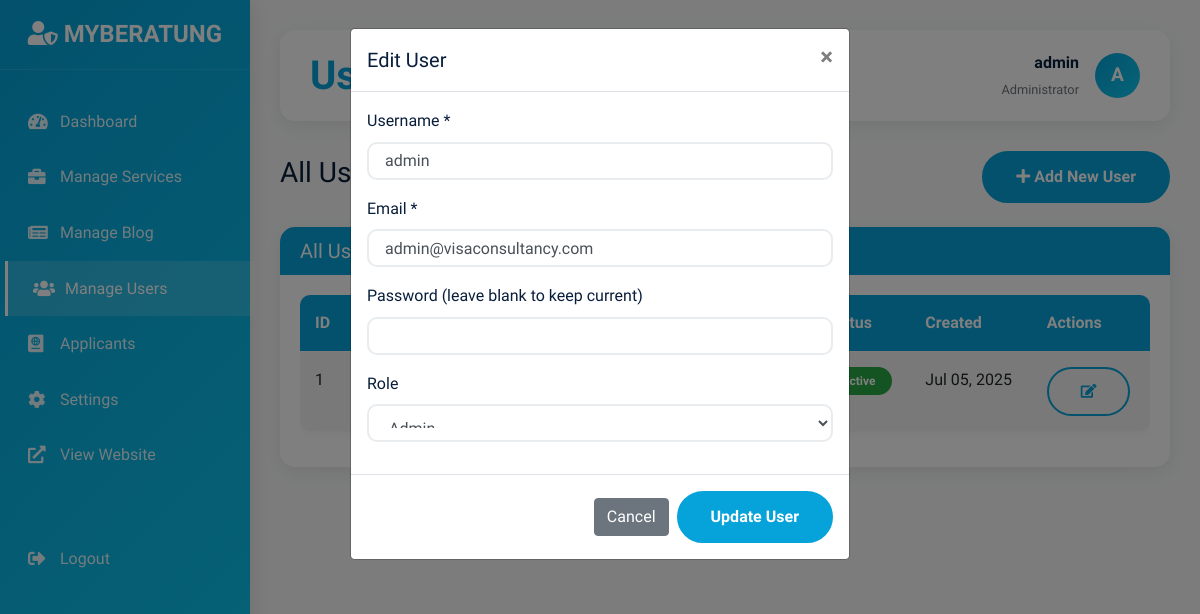
The page /admin/user-management.php?edit=1 (signed in) on the database its author committed.
### tables this page shows
CREATE TABLE IF NOT EXISTS users (
    id INT PRIMARY KEY AUTO_INCREMENT,
    username VARCHAR(50) UNIQUE NOT NULL,
    email VARCHAR(100) UNIQUE NOT NULL,
    password VARCHAR(255) NOT NULL,
    role ENUM('admin', 'client') NOT NULL DEFAULT 'client',
    first_name VARCHAR(50),
    last_name VARCHAR(50),
    phone VARCHAR(20),
    session_token VARCHAR(64) NULL,
    is_active BOOLEAN DEFAULT TRUE,
    created_at TIMESTAMP DEFAULT CURRENT_TIMESTAMP,
    updated_at TIMESTAMP DEFAULT CURRENT_TIMESTAMP ON UPDATE CURRENT_TIMESTAMP,
    INDEX idx_session_token (session_token),
    INDEX idx_email (email)
);

### includes/db.php (called while the page is built, shortened)
<?php
class Database {
    private $connection;
    private static $instance = null;
    private function __construct() {
        try {
            $this->connection = new PDO(
                "mysql:host=" . DB_HOST . ";dbname=" . DB_NAME,
                DB_USER,
                DB_PASS,
                array(PDO::ATTR_ERRMODE => PDO::ERRMODE_EXCEPTION)
            );
        } catch(PDOException $e) {
            die("Connection failed: " . $e->getMessage());
        }
    }
    public static function getInstance() {
        if (self::$instance === null) {
            self::$instance = new self();
        }
        return self::$instance;
    }
    public function query($sql, $params = []) {
        try {
            $stmt = $this->connection->prepare($sql);
            $stmt->execute($params);
            return $stmt;
        } catch(PDOException $e) {
            die("Query failed: " . $e->getMessage());
        }
    }
    public function fetch($sql, $params = []) {
        return $this->query($sql, $params)->fetch(PDO::FETCH_ASSOC);
    }
    public function fetchAll($sql, $params = []) {
        return $this->query($sql, $params)->fetchAll(PDO::FETCH_ASSOC);
    }
}

### admin/user-management.php (the view, shortened to what this page needs)
<?php
require_once '../includes/db.php';
$db = Database::getInstance();
$users = $db->fetchAll("SELECT * FROM users ORDER BY created_at DESC");
$edit_user = null;
if (isset($_GET['edit']) && !empty($_GET['edit'])) {
    $edit_user = $db->fetch("SELECT * FROM users WHERE id = ?", [$_GET['edit']]);
}
?>
<!DOCTYPE html>
<html lang="en">
<head>
    <link href="https://cdn.jsdelivr.net/npm/bootstrap@4.6.0/dist/css/bootstrap.min.css" rel="stylesheet">
    <link href="https://cdnjs.cloudflare.com/ajax/libs/font-awesome/5.15.4/css/all.min.css" rel="stylesheet">
</head>
<body>
    <div class="sidebar">
        <div class="sidebar-header">
            <h4><i class="fas fa-user-shield"></i> MYBERATUNG</h4>
        </div>
        <nav class="mt-4">
            <a href="dashboard.php" class="nav-link">
                <i class="fas fa-tachometer-alt"></i> Dashboard
            </a>
            <a href="services-management.php" class="nav-link">
                <i class="fas fa-briefcase"></i> Manage Services
            </a>
            <a href="blog-management.php" class="nav-link">
                <i class="fas fa-newspaper"></i> Manage Blog
            </a>
            <a href="user-management.php" class="nav-link active">
                <i class="fas fa-users"></i> Manage Users
            </a>
            <a href="manage-applications.php" class="nav-link">
                <i class="fas fa-passport"></i> Applicants
            </a>
            <a href="settings.php" class="nav-link">
                <i class="fas fa-cog"></i> Settings
            </a>
            <a href="../index.php" class="nav-link" target="_blank">
                <i class="fas fa-external-link-alt"></i> View Website
            </a>
            <a href="logout.php" class="nav-link mt-5">
                <i class="fas fa-sign-out-alt"></i> Logout
            </a>
        </nav>
    </div>
    <div class="main-content">
        <div class="top-header">
            <h1>User Management</h1>
            <div class="d-flex align-items-center">
                <div class="mr-3 text-right">
                    <p class="mb-0 font-weight-bold"><?php echo htmlspecialchars($_SESSION['admin_username']); ?></p>
                    <small class="text-muted">Administrator</small>
                </div>
                <div class="user-avatar">
                    <?php echo strtoupper(substr($_SESSION['admin_username'], 0, 1)); ?>
                </div>
            </div>
        </div>
        <div class="d-flex justify-content-between align-items-center mb-4">
            <h3>All Users</h3>
            <button class="btn btn-primary" data-toggle="modal" data-target="#addUserModal">
                <i class="fas fa-plus"></i> Add New User
            </button>
        </div>
        <div class="card">
            <div class="card-header">
                <h5 class="mb-0">All Users</h5>
            </div>
            <div class="card-body">
                <div class="table-responsive">
                    <table class="table table-striped">
                        <thead>
                            <tr>
                                <th>ID</th>
                                <th>Username</th>
                                <th>Email</th>
                                <th>Role</th>
                                <th>Status</th>
                                <th>Created</th>
                                <th>Actions</th>
                            </tr>
                        </thead>
                        <tbody>
                            <?php foreach ($users as $user): ?>
                            <tr>
                                <td><?php echo $user['id']; ?></td>
                                <td>
                                    <?php if ($user['id'] == $_SESSION['admin_id']): ?>
                                        <span class="badge badge-info">You</span>
                                    <?php endif; ?>
                                </td>
                                <td><?php echo htmlspecialchars($user['email']); ?></td>
                                <td>
                                    <span class="role-badge"><?php echo ucfirst($user['role']); ?></span>
                                </td>
                                <td>
                                    <?php
                                    $is_active = isset($user['is_active']) ? $user['is_active'] : true;
                                    if ($is_active): ?>
                                        <span class="badge badge-success">Active</span>
                                    <?php else: ?>
                                        <span class="badge badge-danger">Inactive</span>
                                    <?php endif; ?>
                                </td>
                                <td><?php echo date('M d, Y', strtotime($user['created_at'])); ?></td>
                                <td>
                                    <div class="btn-group" role="group">
                                        <a href="?edit=<?php echo $user['id']; ?>" class="btn btn-outline-primary btn-sm">
                                            <i class="fas fa-edit"></i>
                                        </a>
                                    </div>
                                </td>
                            </tr>
                            <?php endforeach; ?>
                        </tbody>
                    </table>
                </div>
            </div>
        </div>
    </div>
    <?php if ($edit_user): ?>
    <div class="modal fade show" id="editUserModal" tabindex="-1" style="display: block;">
        <div class="modal-dialog">
            <div class="modal-content">
                <div class="modal-header">
                    <h5 class="modal-title">Edit User</h5>
                    <a href="user-management.php" class="close">
                        <span>&times;</span>
                    </a>
                </div>
                <form method="POST">
                    <div class="modal-body">
                        <div class="form-group">
                            <label for="edit_username">Username *</label>
                            <input type="text" class="form-control" id="edit_username" name="username" value="<?php echo htmlspecialchars($edit_user['username']); ?>" required>
                        </div>
                        <div class="form-group">
                            <label for="edit_email">Email *</label>
                            <input type="email" class="form-control" id="edit_email" name="email" value="<?php echo htmlspecialchars($edit_user['email']); ?>" required>
                        </div>
                        <div class="form-group">
                            <label for="edit_password">Password (leave blank to keep current)</label>
                            <input type="password" class="form-control" id="edit_password" name="password">
                        </div>
                        <div class="form-group">
                            <label for="edit_role">Role</label>
                            <select class="form-control" id="edit_role" name="role">
                                <option value="admin" <?php echo $edit_user['role'] === 'admin' ? 'selected' : ''; ?>>Admin</option>
                            </select>
                        </div>
                    </div>
                    <div class="modal-footer">
                        <a href="user-management.php" class="btn btn-secondary">Cancel</a>
                        <button type="submit" class="btn btn-primary">Update User</button>
                    </div>
                </form>
            </div>
        </div>
    </div>
    <?php endif; ?>
</body>
</html>

### admin/user-management.php (style rules this page uses)
:root { --primary: #06A3DA; --secondary: #F57E57; --dark: #091E3B; --light: #F8F9FA; --white: #FFFFFF; --gray: #6C757D; }
* { margin: 0; padding: 0; box-sizing: border-box; }
body { font-family: 'Heebo', sans-serif; line-height: 1.6; color: var(--dark); background-color: var(--light); }
.sidebar { position: fixed; left: 0; top: 0; height: 100vh; width: 250px; background: linear-gradient(135deg, var(--primary) 0%, #0DCAF0 100%); color: white; z-index: 1000; box-shadow: 2px 0 20px rgba(0, 0, 0, 0.1); }
.sidebar-header { padding: 20px; text-align: center; border-bottom: 1px solid rgba(255,255,255,0.1); }
.sidebar-header h4 { color: var(--white); font-weight: 700; margin: 0; }
.nav-link { color: rgba(255,255,255,0.9); padding: 15px 25px; display: flex; align-items: center; text-decoration: none; transition: all 0.3s ease; border-left: 3px solid transparent; font-weight: 500; }
.nav-link:hover, .nav-link.active { color: white; background-color: rgba(255,255,255,0.15); border-left-color: var(--white); text-decoration: none; transform: translateX(5px); }
.nav-link i { margin-right: 12px; width: 20px; font-size: 1.1rem; }
.main-content { margin-left: 250px; padding: 30px; min-height: 100vh; }
.top-header { background: var(--white); padding: 20px 30px; border-radius: 15px; box-shadow: 0 5px 20px rgba(0,0,0,0.08); margin-bottom: 30px; display: flex; justify-content: space-between; align-items: center; }
.top-header h1 { color: var(--primary); font-weight: 700; margin: 0; }
.user-avatar { width: 45px; height: 45px; border-radius: 50%; background: linear-gradient(135deg, var(--primary), #0DCAF0); display: flex; align-items: center; justify-content: center; color: white; font-weight: 600; font-size: 1.2rem; }
.btn-primary { background: var(--primary) !important; border: 2px solid var(--primary) !important; color: var(--white) !important; font-weight: 600; padding: 0.75rem 2rem; border-radius: 50px; transition: all 0.3s ease; }
.btn-outline-primary { border: 2px solid var(--primary) !important; color: var(--primary) !important; background: transparent !important; font-weight: 600; padding: 0.75rem 2rem; border-radius: 50px; transition: all 0.3s ease; }
.form-control { border-radius: 10px; border: 2px solid #e9ecef; padding: 0.75rem 1rem; transition: all 0.3s ease; }
.table { border-radius: 10px; overflow: hidden; box-shadow: 0 2px 10px rgba(0,0,0,0.05); }
.table thead th { background: var(--primary); color: var(--white); border: none; font-weight: 600; padding: 15px; }
.table tbody td { padding: 15px; border-color: #f8f9fa; }
.badge { padding: 0.5rem 1rem; border-radius: 50px; font-weight: 600; }
.card { border-radius: 15px; border: none; box-shadow: 0 5px 20px rgba(0,0,0,0.08); transition: all 0.3s ease; }
.card-header { background: var(--primary); color: var(--white); border-radius: 15px 15px 0 0 !important; border: none; font-weight: 600; }

### rows shown on the page
users: id "1", is_active "Active", created_at "Jul 05, 2025", username "admin", email "admin@visaconsultancy.com", role "Admin"

### other values the page prints
$_SESSION['admin_username'] "admin"
substr($_SESSION['admin_username'], 0, 1) "A"
